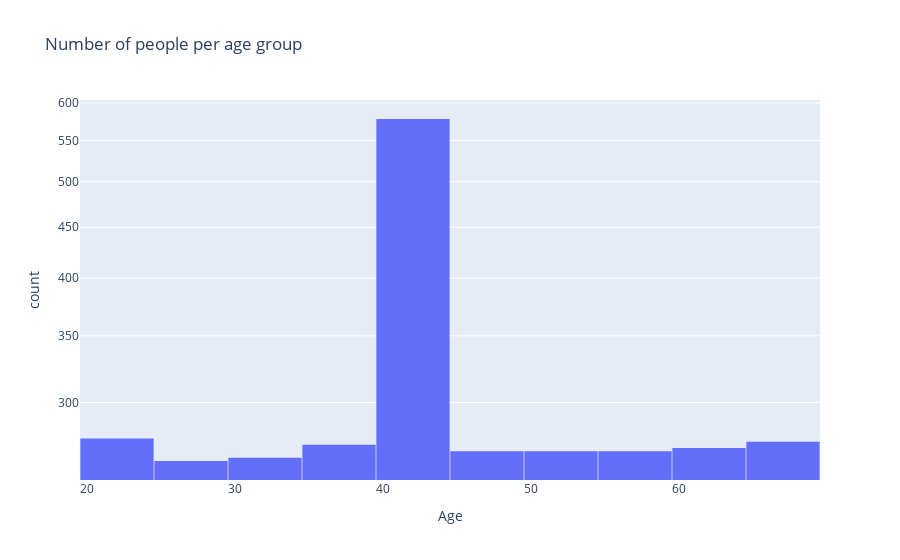

Write notebook code for a chart like this one.
### Markdown cell above
### Number of people per age group

### Code cell
px.histogram(data, x='Age', nbins=10, log_y=True, title="Number of people per age group").update_layout(bargap=0.01).show()

### Figure 1 — Plotly figure (JSON) as saved in the notebook; plotly's stock layout.template omitted (floating-point values rounded to 4 significant figures; data arrays with more than 128 entries replaced by an {"elided": "..."} marker saying what was removed)
{"data": [{"alignmentgroup": "True", "bingroup": "x", "hovertemplate": "Age=%{x}<br>count=%{y}<extra></extra>", "legendgroup": "", "marker": {"color": "#636efa", "pattern": {"shape": ""}}, "name": "", "nbinsx": 10, "offsetgroup": "", "orientation": "v", "showlegend": false, "type": "histogram", "x": {"elided": "3000 int values"}, "xaxis": "x", "yaxis": "y"}], "layout": {"bargap": 0.01, "barmode": "relative", "legend": {"tracegroupgap": 0}, "title": {"text": "Number of people per age group"}, "xaxis": {"anchor": "y", "domain": [0, 1], "title": {"text": "Age"}}, "yaxis": {"anchor": "x", "domain": [0, 1], "title": {"text": "count"}, "type": "log"}}}
